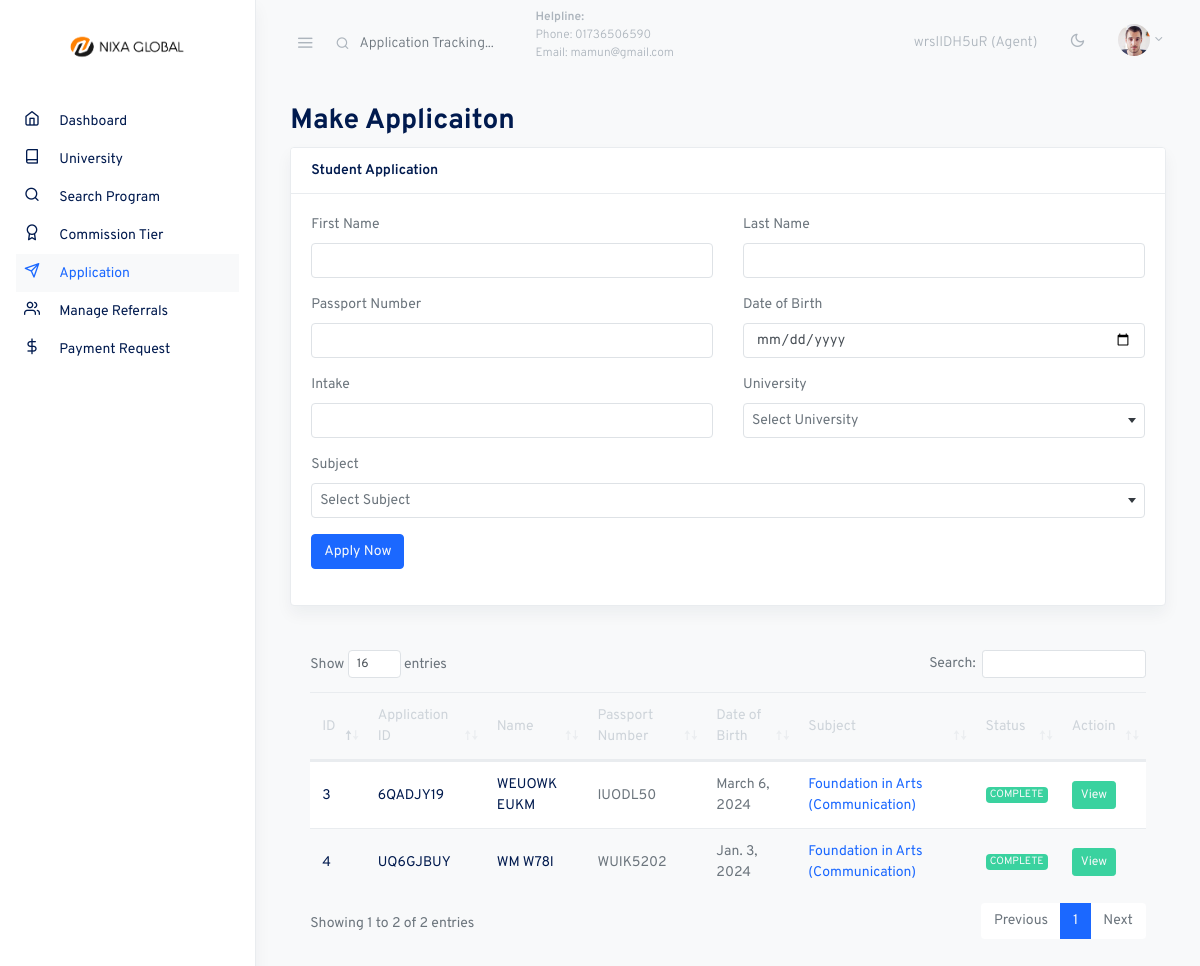
Page /application/ (signed in) on the committed database.
### account/models.py (models this page shows, shortened)
class CustomUser(AbstractUser):
    user_type = models.CharField(max_length=20, choices=UserType.choices, default=UserType.AGENT)
    account_type = models.CharField(max_length=20, choices=AccountType.choices, default=AccountType.INDIVIDUAL)
    email = models.EmailField(unique=True)
    phone_number = models.CharField(max_length=20)
    address = models.CharField(max_length=200)
    country = models.CharField(max_length=100)
    city = models.CharField(max_length=100)
    post_code = models.CharField(max_length=20)
    referral_code = models.CharField(max_length=20, unique=True, blank=True, null=True)
    referred_by = models.ForeignKey('self', on_delete=models.SET_NULL, null=True, blank=True)
    is_verified = models.BooleanField(default=False)
    email_verification_token = models.CharField(max_length=100, blank=True, null=True)
    email_verification_sent_at = models.DateTimeField(null=True, blank=True)
    identification_document = models.ForeignKey('IdentificationDocument', on_delete=models.SET_NULL, null=True, blank=True)
    avatar = models.ImageField(upload_to='avatars/', blank=True)
    company_name = models.CharField(max_length=200, null=True, blank=True)
    profession = models.CharField(max_length=100, null=True, blank=True)
    balance =models.DecimalField(max_digits=10, decimal_places=2, default=0.00)
    reffer_commission =models.DecimalField(max_digits=10, decimal_places=2, default=0.00)
    class Meta:
        verbose_name = "User"
        verbose_name_plural = "     Users"

### core/models.py (models this page shows, shortened)
class Applicant(models.Model):
    user = models.ForeignKey(User, on_delete=models.CASCADE)
    first_name = models.CharField(max_length=50)
    last_name = models.CharField(max_length=50)
    passport_number = models.CharField(max_length=20)
    intake = models.CharField(max_length=50, null=True, blank=True)
    dob = models.DateField()
    subject = models.ForeignKey(Subject, on_delete=models.SET_NULL, null=True)
    application_id = models.CharField(max_length=10, unique=True)
    STATUS_CHOICES = [
        ('PENDING', 'Pending'),
        ('PROCESSING', 'Processing'),
        ('COMPLETE', 'Complete'),
        ('REJECT', 'Reject'),
    ]
    status = models.CharField(max_length=10, choices=STATUS_CHOICES, default='PENDING')
    isPaymentClaim = models.BooleanField(default=False)
    class Meta:
        verbose_name = "Applicant"
        verbose_name_plural = "      Applicant"

class Subject(models.Model):
    PROGRAM_CHOICES = [
        ('FOUNDATION', 'Foundation'),
        ('DIPLOMA', 'Diploma'),
        ('BACHELOR', 'Bachelor'),
        ('MASTER', 'Master'),
        ('PHD', 'PhD'),
        ("RESEARCH_BASED", 'Research Based')
    ]
    name = models.CharField(max_length=255)
    program_type = models.CharField(max_length=50, choices=PROGRAM_CHOICES)
    university = models.ForeignKey(University, on_delete=models.CASCADE)
    pdf = models.FileField(upload_to='subject_pdfs/', validators=[FileExtensionValidator(['pdf'])], blank=True, null=True)
    class Meta:
        verbose_name = "Subject"
        verbose_name_plural = "  Subject"

### core/views.py (the view, shortened to what this page needs)
# urls.py: path('application/', views.application, name="application"),
@login_required
def application(request):
    universitys = University.objects.all()
    applications = Applicant.objects.filter(user=request.user).order_by('-id')
    university_subjects = []
    for university in universitys:
        subjects = Subject.objects.filter(university=university)
        university_subjects.append((university, subjects))
    context = {
        'universitys':universitys,
        'applicaitons': applications,
        'university_subjects':university_subjects,
    }
    return render(request, 'portal/application.html', context)

### templates/portal/application.html (shortened to what this page needs)
{% extends 'portal/assets/base.html' %}
{% block content %}
<div class="container-fluid">
  <div class="row justify-content-start">
    <div class="col-12 col-md-12">
      <h2 class="page-title">Make Applicaiton</h2>
      <div class="card shadow mb-4">
        <div class="card-header">
          <strong class="card-title">Student Application</strong>
        </div>
        <form action="{% url 'core:application' %}" method="post">
          <div class="card-body">
            <div class="row">
              <div class="col-12 col-md-6">
                <div class="form-group mb-3">
                  <label for="simpleinput">First Name</label>
                  <input type="text" name="first_name" id="simpleinput" class="form-control">
                </div>
                <div class="form-group mb-3">
                  <label for="simpleinput">Passport Number</label>
                  <input type="text" name="passport_number" id="simpleinput" class="form-control">
                </div>
                </div>
              <div class="col-12 col-md-6">
                <div class="form-group mb-3">
                  <label for="simpleinput">Last Name</label>
                  <input type="text" name="last_name" id="simpleinput" class="form-control">
                </div>
                <div class="form-group mb-3">
                  <label for="simpleinput">Date of Birth</label>
                  <input type="date" name="dob" id="dob" class="form-control">
                </div>
              </div>
              <div class="col-md-6">
                <div class="form-group mb-3">
                  <label for="simpleinput">Intake</label>
                  <input type="text" name="intake" id="simpleinput" class="form-control">
                </div>
              </div>
              <div class="col-12 col-md-6">
                <div class="form-group mb-3">
                    <label for="simpleinput">University</label>
                </div>
            </div>
            <div class="col-12">
                <div class="form-group mb-3">
                    <label for="simpleinput">Subject</label>
                </div>
            </div>
            <div class="col-12 col-md-6">
              <div class="form-group mb-3">
                <button type="submit" class="btn btn-primary text-light">Apply Now</button>
              </div>
            </div>
            </div>
          </div>
        </form>
      </div>
      <div class="">
        <div class="card-body">
          <table class="table datatables table-responsive table-striped" id="dataTable-1">
            <thead>
              <tr role="row">
                <th>ID</th>
                <th>Application ID</th>
                <th>Name</th>
                <th>Passport Number</th>
                <th>Date of Birth</th>
                <th>Subject</th>
                <th>Status</th>
                <th>Actioin</th>
              </tr>
            </thead>
            <tbody>
              {% for applicant in applicaitons %}
              <tr>
                <th scope="col">{{applicant.id}}</th>
                <th scope="col">{{applicant.application_id}}</th>
                <th>{{applicant.first_name}} {{applicant.last_name}}</th>
                <td>{{applicant.passport_number}}</td>
                <td>{{applicant.dob}}</td>
                <td>
                  <a href="{% url 'core:program_details' applicant.subject.id %}">
                    {{applicant.subject.name}}
                  </a>
                </td>
                <td>
                  {% if applicant.status == 'PENDING' %}
                      <span class="badge badge-warning text-light">{{ applicant.status }}</span>
                  {% elif applicant.status == 'PROCESSING' %}
                      <span class="badge badge-primary text-light">{{ applicant.status }}</span>
                  {% elif applicant.status == 'COMPLETE' %}
                      <span class="badge badge-success text-light">{{ applicant.status }}</span>
                  {% elif applicant.status == 'REJECT' %}
                      <span class="badge badge-danger text-light">{{ applicant.status }}</span>
                  {% endif %}
                </td>
                <td>
                  <a href="{% url 'core:application_status' applicant.id %}">
                    <button class="btn btn-success text-light btn-sm" type="button">View</button>
                  </a>
                </td>
              </tr>
              {% endfor %}
            </tbody>
          </table>
        </div>
      </div>
    </div>
  </div>
</div>
{% endblock %}

### templates/portal/assets/navbar.html (shortened to what this page needs)
{% load static %}
<nav class="topnav navbar navbar-light">
    <button type="button" class="navbar-toggler text-muted mt-2 p-0 mr-3 collapseSidebar">
      <i class="fe fe-menu navbar-toggler-icon"></i>
    </button>
    <form class="form-inline mr-auto searchform text-muted" method="POST" action="{% url 'core:search_application' %}">
      <input class="form-control mr-sm-2 bg-transparent border-0 pl-4 text-muted" name="search_application" type="search" placeholder="Application Tracking..." aria-label="Search">
      <div style="font-size: 12px;">
        <p><span class="font-weight-bold">Helpline:</span> <br> <span>Phone: 01736506590</span> <br> <span>Email: mamun@gmail.com</span></p>
      </div>
    </form>
    <ul class="nav">
      <li class="nav-item nav-notif">
        <a class="nav-link text-muted my-2">
          {{request.user.referral_code}} ({{request.user.user_type}})
        </a>
      </li>
      <li class="nav-item">
        <a class="nav-link text-muted my-2" href="#" id="modeSwitcher" data-mode="light">
          <i class="fe fe-sun fe-16"></i>
        </a>
      </li>
      <li class="nav-item dropdown">
        <a class="nav-link dropdown-toggle text-muted pr-0" href="#" id="navbarDropdownMenuLink" role="button" data-toggle="dropdown" aria-haspopup="true" aria-expanded="false">
          <span class="avatar avatar-sm mt-2">
            {% if user.avatar %}
                <img src="{{ user.avatar.url }}" alt="..." class="avatar-img rounded-circle">
            {% else %}
                <img src="{% static 'assets/portal/./assets/avatars/face-1.jpg' %}" alt="..." class="avatar-img rounded-circle">
            {% endif %}
          </span>
        </a>
      </li>
    </ul>
  </nav>

### static/assets/portal/css/feather.css (style rules this page uses)
.fe { font-family: "feather" !important; speak: none; font-style: normal; font-weight: normal; font-variant: normal; text-transform: none; line-height: 1; -webkit-font-smoothing: antialiased; -moz-osx-font-smoothing: grayscale; }
.fe-16 { font-size: 16px; }
.fe-menu:before { content: ""; }
.fe-sun:before { content: ""; }

### rows in the picture
CustomUser: user.referral_code "wrslIDH5uR", user.user_type "Agent"
Applicant: id "4", application_id "UQ6GJBUY", first_name "WM", last_name "W78I", passport_number "WUIK5202", dob "Jan. 3, 2024", subject.name "Foundation in Arts (Communication)", status "COMPLETE"
Applicant: id "3", application_id "6QADJY19", first_name "WEUOWK", last_name "EUKM", passport_number "IUODL50", dob "March 6, 2024", subject.name "Foundation in Arts (Communication)", status "COMPLETE"
